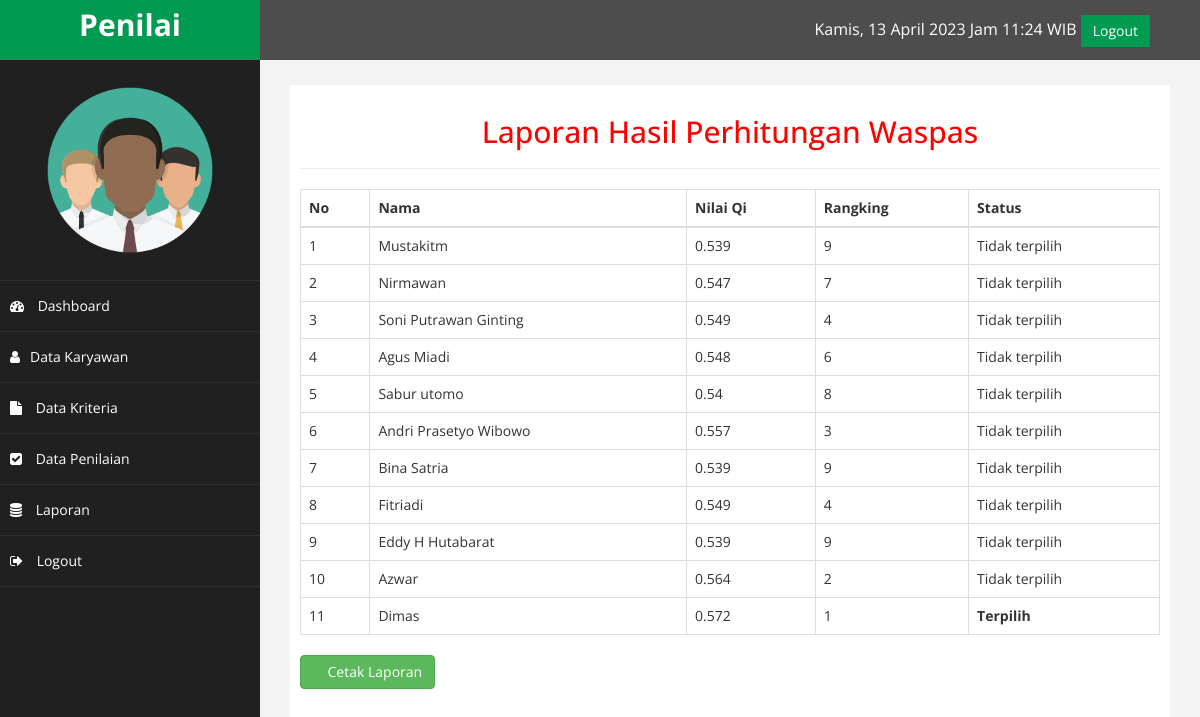
The app's page /index.php?halaman=laporan (signed in) with its own data.
### tables this page shows
CREATE TABLE `karyawan` (
  `id_karyawan` int(11) NOT NULL,
  `nama` varchar(30) NOT NULL,
  `email` varchar(50) NOT NULL,
  `password` varchar(35) NOT NULL,
  `jabatan` varchar(35) NOT NULL,
  `bagian` varchar(35) NOT NULL,
  `no_hp` varchar(12) NOT NULL,
  `alamat` text NOT NULL,
  `blangko` varchar(255) NOT NULL,
  `hasil` double NOT NULL
);

### laporan.php (the view, shortened to what this page needs)
<h2 class="text-center"> Laporan Hasil Perhitungan Waspas </h2>
<hr>
<table class="table table-bordered">
    <thead>
        <tr>
            <th>No</th>
            <th>Nama</th>
            <th>Nilai Qi</th>
            <th>Rangking</th>
            <th>Status</th>
        </tr>
    </thead>
    <tbody>
        <?php $nomor = 1 ;
         $ambil = $koneksi->query("SELECT *,FIND_IN_SET( hasil, (SELECT GROUP_CONCAT( hasil ORDER BY hasil DESC ) FROM karyawan )) AS ranking FROM karyawan");
       ?>
        <?php while ($detail = $ambil->fetch_assoc()) { ?>
        <tr>
            <td><?php echo $nomor; ?></td>
            <td><?php echo $detail['nama']; ?></td>
            <td><?php echo $detail['hasil']; ?></td>
            <td><?php echo $detail['ranking']; ?></td>
            <?php if ($detail['ranking']==1 ):  ?>
            <td><strong>Terpilih</strong></td>
            <?php else:  ?>
            <td>Tidak terpilih
            </td>
            <?php endif ?>
        </tr>
        <?php $nomor++ ; } ?>
    </tbody>
</table>
<a href="cetak_penilaian.php" class="btn btn-success text-center" target="_blank"><span
        class="glyphicon glyphicon-download"></span>
    Cetak Laporan </a>

### assets/css/custom.css (style rules this page uses)
body { font-family: 'Open Sans', sans-serif; }
.text-center { text-align:center; }
h2 { color: #f00; }

### records on screen
karyawan: nama "Mustakitm", hasil "0.539", ranking "9", shows "Tidak terpilih"
karyawan: nama "Nirmawan", hasil "0.547", ranking "7", shows "Tidak terpilih"
karyawan: nama "Soni Putrawan Ginting", hasil "0.549", ranking "4", shows "Tidak terpilih"
karyawan: nama "Agus Miadi", hasil "0.548", ranking "6", shows "Tidak terpilih"
karyawan: nama "Sabur utomo", hasil "0.54", ranking "8", shows "Tidak terpilih"
karyawan: nama "Andri Prasetyo Wibowo", hasil "0.557", ranking "3", shows "Tidak terpilih"
karyawan: nama "Bina Satria", hasil "0.539", ranking "9", shows "Tidak terpilih"
karyawan: nama "Fitriadi", hasil "0.549", ranking "4", shows "Tidak terpilih"
karyawan: nama "Eddy H Hutabarat", hasil "0.539", ranking "9", shows "Tidak terpilih"
karyawan: nama "Azwar", hasil "0.564", ranking "2", shows "Tidak terpilih"
karyawan: nama "Dimas", hasil "0.572", ranking "1", shows "Terpilih"
